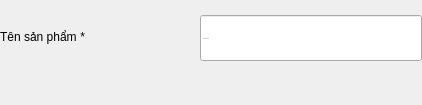
                            <widget class="QWidget" name="widget_26" native="true">
                             <property name="sizePolicy">
                              <sizepolicy hsizetype="Expanding" vsizetype="Preferred">
                               <horstretch>0</horstretch>
                               <verstretch>0</verstretch>
                              </sizepolicy>
                             </property>
                             <property name="minimumSize">
                              <size>
                               <width>0</width>
                               <height>105</height>
                              </size>
                             </property>
                             <layout class="QVBoxLayout" name="verticalLayout_12">
                              <property name="spacing">
                               <number>0</number>
                              </property>
                              <property name="leftMargin">
                               <number>0</number>
                              </property>
                              <property name="topMargin">
                               <number>0</number>
                              </property>
                              <property name="rightMargin">
                               <number>0</number>
                              </property>
                              <property name="bottomMargin">
                               <number>0</number>
                              </property>
                              <item>
                               <widget class="QWidget" name="widget_14" native="true">
                                <layout class="QHBoxLayout" name="horizontalLayout_20">
                                 <property name="spacing">
                                  <number>0</number>
                                 </property>
                                 <property name="leftMargin">
                                  <number>0</number>
                                 </property>
                                 <property name="topMargin">
                                  <number>0</number>
                                 </property>
                                 <property name="rightMargin">
                                  <number>0</number>
                                 </property>
                                 <property name="bottomMargin">
                                  <number>0</number>
                                 </property>
                                 <item>
                                  <layout class="QHBoxLayout" name="formInput_5">
                                   <property name="spacing">
                                    <number>0</number>
                                   </property>
                                   <property name="topMargin">
                                    <number>0</number>
                                   </property>
                                   <item alignment="Qt::AlignTop">
                                    <widget class="QWidget" name="label_product_1" native="true">
                                     <property name="minimumSize">
                                      <size>
                                       <width>200</width>
                                       <height>0</height>
                                      </size>
                                     </property>
                                     <property name="maximumSize">
                                      <size>
                                       <width>200</width>
                                       <height>16777215</height>
                                      </size>
                                     </property>
                                     <layout class="QHBoxLayout" name="horizontalLayout_2">
                                      <property name="spacing">
                                       <number>0</number>
                                      </property>
                                      <property name="leftMargin">
                                       <number>0</number>
                                      </property>
                                      <property name="topMargin">
                                       <number>30</number>
                                      </property>
                                      <property name="rightMargin">
                                       <number>0</number>
                                      </property>
                                      <property name="bottomMargin">
                                       <number>0</number>
                                      </property>
                                      <item>
                                       <widget class="QLabel" name="label_2">
                                        <property name="text">
                                         <string>Tên sản phẩm</string>
                                        </property>
                                       </widget>
                                      </item>
                                      <item>
                                       <widget class="QLabel" name="label_required_1">
                                        <property name="sizePolicy">
                                         <sizepolicy hsizetype="Expanding" vsizetype="Preferred">
                                          <horstretch>0</horstretch>
                                          <verstretch>0</verstretch>
                                         </sizepolicy>
                                        </property>
                                        <property name="text">
                                         <string> *</string>
                                        </property>
                                       </widget>
                                      </item>
                                     </layout>
                                    </widget>
                                   </item>
                                   <item alignment="Qt::AlignTop">
                                    <widget class="QWidget" name="widget_15" native="true">
                                     <property name="maximumSize">
                                      <size>
                                       <width>16777215</width>
                                       <height>16777215</height>
                                      </size>
                                     </property>
                                     <layout class="QVBoxLayout" name="verticalLayout_16">
                                      <property name="spacing">
                                       <number>0</number>
                                      </property>
                                      <property name="leftMargin">
                                       <number>0</number>
                                      </property>
                                      <property name="topMargin">
                                       <number>15</number>
                                      </property>
                                      <property name="rightMargin">
                                       <number>0</number>
                                      </property>
                                      <property name="bottomMargin">
                                       <number>0</number>
                                      </property>
                                      <item>
                                       <widget class="QLineEdit" name="product_name_le">
                                        <property name="minimumSize">
                                         <size>
                                          <width>222</width>
                                          <height>46</height>
                                         </size>
                                        </property>
                                        <property name="maximumSize">
                                         <size>
                                          <width>16777215</width>
                                          <height>16777215</height>
                                         </size>
                                        </property>
                                        <property name="font">
                                         <font>
                                          <family>Cambria</family>
                                          <pointsize>-1</pointsize>
                                         </font>
                                        </property>
                                        <property name="text">
                                         <string/>
                                        </property>
                                        <property name="placeholderText">
                                         <string notr="true">Tên sản phẩm</string>
                                        </property>
                                        <property name="clearButtonEnabled">
                                         <bool>true</bool>
                                        </property>
                                       </widget>
                                      </item>
                                      <item>
                                       <widget class="QLabel" name="error_product_name">
                                        <property name="text">
                                         <string/>
                                        </property>
                                        <property name="margin">
                                         <number>0</number>
                                        </property>
                                       </widget>
                                      </item>
                                     </layout>
                                    </widget>
                                   </item>
                                  </layout>
                                 </item>
                                </layout>
                               </widget>
                              </item>
                             </layout>
                            </widget>
